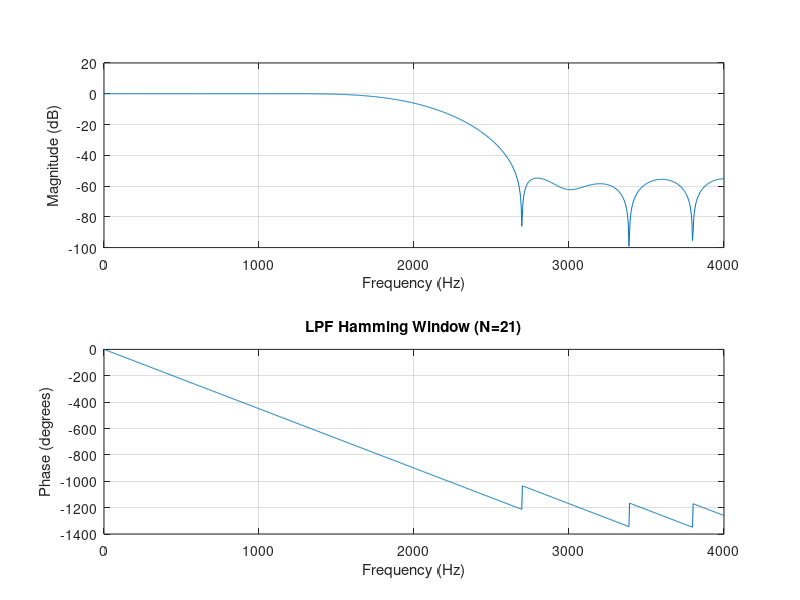
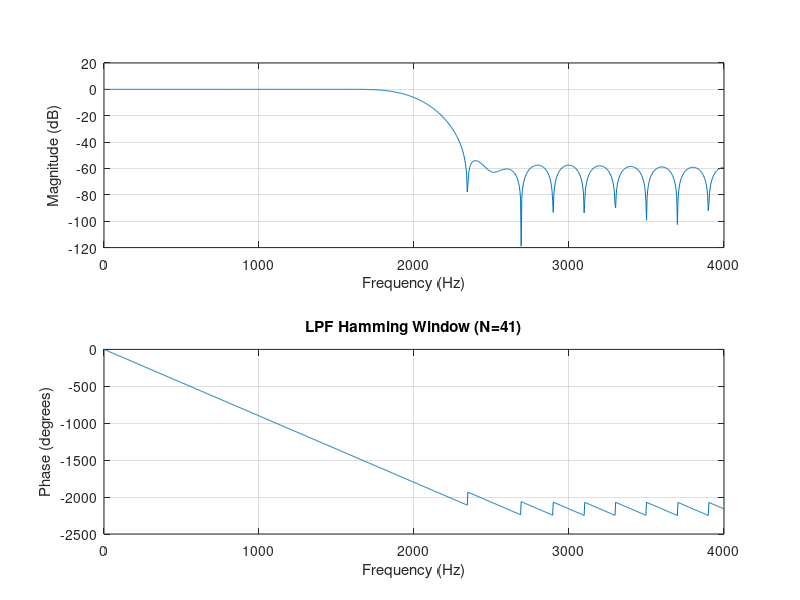

Recreate these plots in MATLAB, in order.
fs = 8000;          % Sampling frequency (Hz)
fc_lp = 2000;       % Low-pass cutoff frequency (Hz)

N1 = 21;            % Filter length 21
N2 = 41;            % Filter length 41

b_ham_21 = fir1(N1-1, fc_lp/(fs/2), hamming(N1));
b_ham_41 = fir1(N2-1, fc_lp/(fs/2), hamming(N2));

figure;
freqz(b_ham_21,1,1024,fs);
title('LPF Hamming Window (N=21)');
figure;
freqz(b_ham_41,1,1024,fs);
title('LPF Hamming Window (N=41)');
